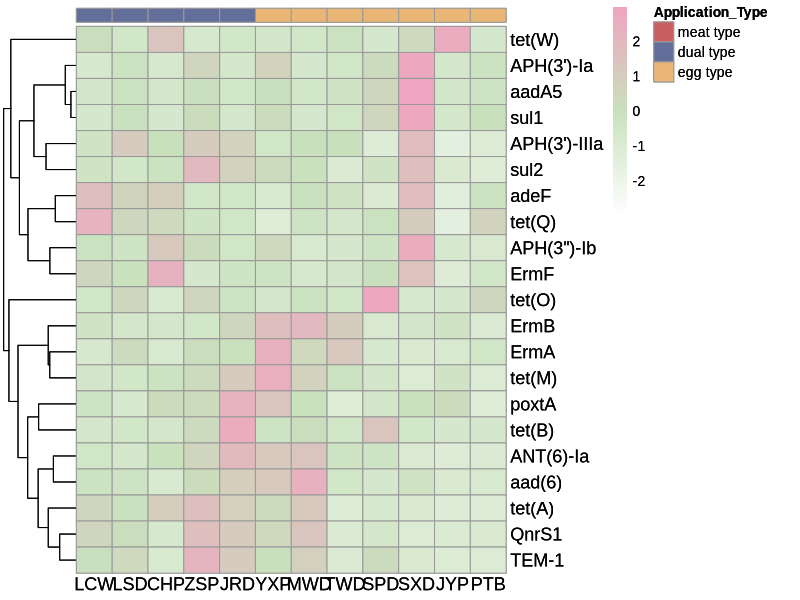

This chart was generated by the following R code:
rm(list=ls())

# 加载必要的包
library(ggplot2)
library(readr)
library(dplyr)
library(tidyr)
library(tidyverse)

wide_data <- read_csv("feces_high_risk_ARG_breed_abundance.csv")

# 设置行名为第一列
wide_data <- column_to_rownames(wide_data, var = "ARG_type")
# merged_data转为数值型矩阵
merged_data_matrix <- as.matrix(wide_data)

#画图
library(pheatmap)
# 自定义颜色
custom_colors <- colorRampPalette(c("white","#C9E1BD","#f0a5c0"))(100)

# 确保列名顺序
desired_order <- c("LCW","LSD","CHP","ZSP","JRD","YXP","MWD","TWD","SPD","SXD","JYP","PTB")
merged_data_matrix <- merged_data_matrix[, desired_order]

#创建分组注释数据框
annotation_df <- data.frame(
  row.names = colnames(merged_data_matrix),
  Application_Type = c(rep("dual type", 5), rep("egg type", 7))
)

# 定义分组对应的颜色
annotation_colors <- list(
  Application_Type = c(
    "meat type" = "#c9605f",  
    "dual type" = "#646e9a", 
    "egg type" = "#eab676"    
  )
)

# 绘制热图
p <- pheatmap(
  merged_data_matrix, 
  color = custom_colors,  
  cluster_rows = TRUE,    
  cluster_cols = FALSE,   
  annotation_col = annotation_df, 
  annotation_colors = annotation_colors, 
  #main = "Heatmap of different Breed and High Risk ARGs(Feces)",
  show_rownames = TRUE,
  show_colnames = TRUE,
  fontsize_row = 13,  
  fontsize_col = 13,   
  fontfamily = "Arial",
  scale = "row",     
  angle_col = 0,       
  annotation_names_col = FALSE 
)

p
